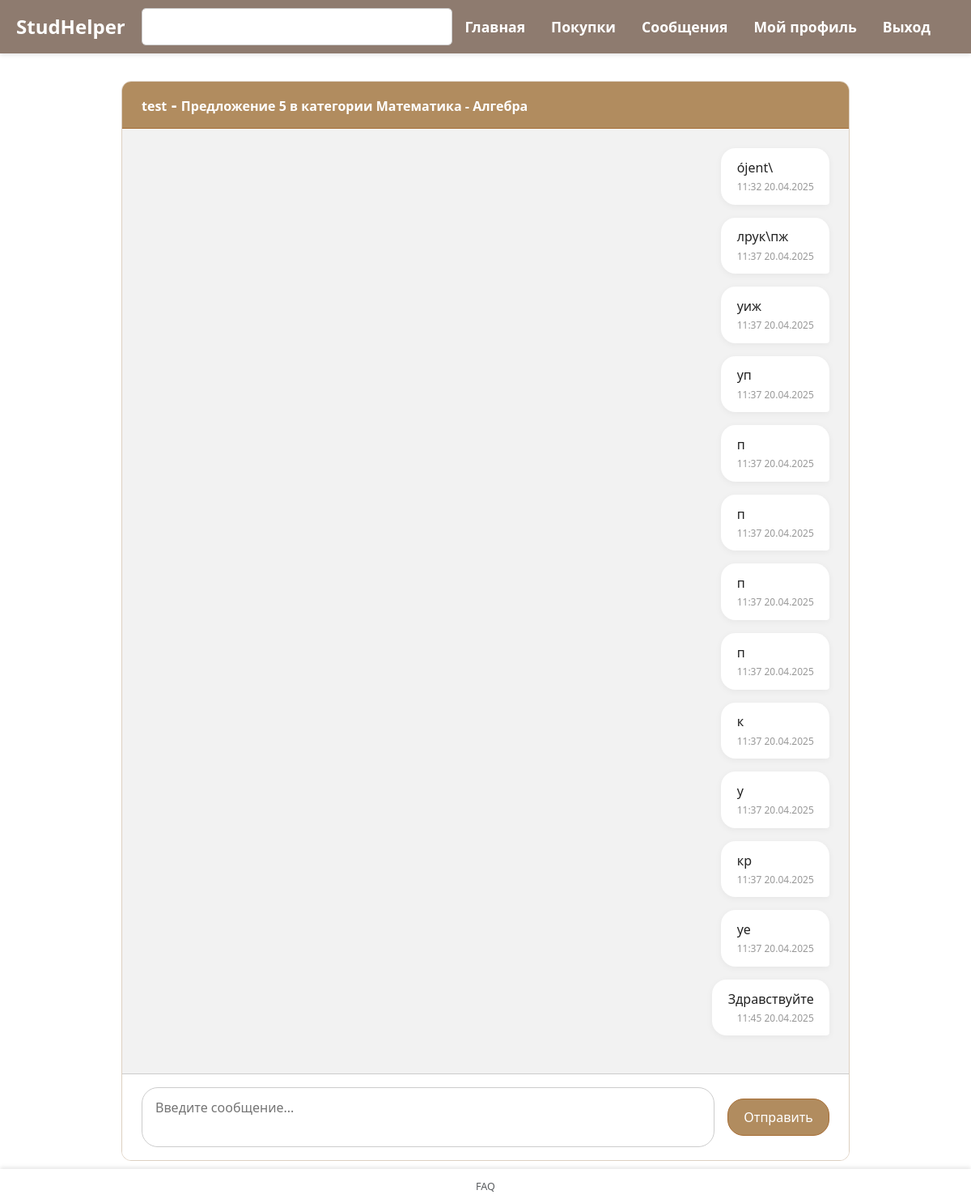
The app's page /message/2/5 (signed in) with its own data.
### app.py (models this page shows)
class User(db.Model, UserMixin):
    id = db.Column(db.Integer, primary_key=True)
    username = db.Column(db.String(150), unique=True, nullable=False)
    password = db.Column(db.String(150), nullable=False)
    offers = db.relationship('Offer', backref='seller', lazy=True)  # связь с предложениями

class Offer(db.Model):
    id = db.Column(db.Integer, primary_key=True)
    title = db.Column(db.String(200), nullable=False)
    description = db.Column(db.Text, nullable=False)
    price = db.Column(db.Float, nullable=False)
    subcategory_id = db.Column(db.Integer, db.ForeignKey('subcategory.id'), nullable=False)
    seller_id = db.Column(db.Integer, db.ForeignKey('user.id'), nullable=False)

class Message(db.Model):
    id = db.Column(db.Integer, primary_key=True)
    sender_id = db.Column(db.Integer, db.ForeignKey('user.id'), nullable=False)
    receiver_id = db.Column(db.Integer, db.ForeignKey('user.id'), nullable=False)
    text = db.Column(db.Text, nullable=False)
    timestamp = db.Column(db.DateTime, server_default=db.func.now())
    offer_id = db.Column(db.Integer, db.ForeignKey('offer.id'), nullable=False)  # Связь с предложением
    sender = db.relationship('User', foreign_keys=[sender_id], backref='sent_messages')
    receiver = db.relationship('User', foreign_keys=[receiver_id], backref='received_messages')
    offer = db.relationship('Offer', backref='messages')

### app.py (the view, shortened to what this page needs)
@app.route('/message/<int:receiver_id>/<int:offer_id>', methods=['GET', 'POST'])
def message(receiver_id, offer_id):
    if not current_user.is_authenticated:
        return redirect(url_for('login'))
    sender_id = current_user.id
    if sender_id == receiver_id:
        return redirect(url_for('profile'))
    receiver = User.query.get_or_404(receiver_id)
    offer = Offer.query.get_or_404(offer_id)
    messages = Message.query.filter(
        ((Message.sender_id == sender_id) & (Message.receiver_id == receiver_id) & (Message.offer_id == offer_id)) |
        ((Message.sender_id == receiver_id) & (Message.receiver_id == sender_id) & (Message.offer_id == offer_id))
    ).order_by(Message.timestamp).all()
    return render_template('message.html', messages=messages, receiver=receiver, offer=offer)

### app.py (called while the page is built)
@login_manager.user_loader
def load_user(user_id):
    return User.query.get(int(user_id))

### templates/message.html (shortened to what this page needs)
{% extends 'base.html' %}
{% block content %}
<div class="chat-wrapper">
    <div class="chat-container">
        {% if offer %}
        <div class="chat-offer-header">
            <h4>
                <a href="{{ url_for('profile', user_id=receiver.id) }}" style="text-decoration: none; color: white;">{{ receiver.username }}</a> -
                <a href="{{ url_for('offer', offer_id=offer.id) }}"
                   style="text-decoration: none; color: white;">{{ offer.title }}</a></h4>
        </div>
        {% endif %}
        <div class="chat-body" id="chat-messages">
            {% for msg in messages %}
                <div class="message-bubble {% if msg.sender.id == current_user.id %}outgoing{% else %}incoming{% endif %}">
                    {{ msg.text }}
                    <div class="timestamp">{{ msg.timestamp.strftime('%H:%M %d.%m.%Y') }}</div>
                </div>
            {% endfor %}
        </div>
        <form method="POST" id="message-form" class="message-form">
            <div class="message-form-inner">
                <textarea id="message-text" name="text" rows="2" placeholder="Введите сообщение..." required></textarea>
                <button type="submit" class="btn btn-primary">Отправить</button>
            </div>
        </form>
    </div>
</div>
{% endblock %}

### static/style.css (style rules this page uses)
body { display: flex; flex-direction: column; min-height: 100vh; margin: 0; }
a { color: inherit; text-decoration: none; }
.btn-primary { background-color: #b18c5f; border-color: #a66c33; color: white; }

### templates/base.html (style rules this page uses)
body { margin: 0; padding: 0; min-height: 100vh; }

### templates/message.html (style rules this page uses)
.chat-wrapper { height: calc(100vh - 130px); display: flex; justify-content: center; align-items: stretch; }
.chat-container { display: flex; flex-direction: column; border-radius: 12px; overflow: hidden; background-color: white; border: 1px solid #ddd0c1; width: 100%; max-width: 900px; height: 100%; }
.chat-offer-header { background-color: #b18c5f; color: white; padding: 1rem 1.5rem; border-bottom: 1px solid #a66c33; flex-shrink: 0; }
.chat-offer-header h4 { margin: 0; font-size: 1.3rem; font-weight: bold; }
.chat-offer-header a { color: white; font-weight: bold; text-decoration: underline; font-size: 1rem; }
.chat-body { flex: 1 1 auto; overflow-y: auto; padding: 1.5rem; display: flex; flex-direction: column; gap: 1rem; background-color: #f2f2f2; }
.message-bubble { max-width: 70%; padding: 0.8rem 1.2rem; border-radius: 18px; background-color: #ffffff; color: #222; font-size: 1rem; box-shadow: 0 2px 8px rgba(0,0,0,0.05); line-height: 1.4; }
.message-bubble.outgoing { align-self: flex-end; border-bottom-right-radius: 4px; }
.timestamp { font-size: 0.75rem; color: #999; margin-top: 0.3rem; text-align: right; }
.message-form { flex-shrink: 0; padding: 1rem 1.5rem; border-top: 1px solid #ccc; background-color: #ffffff; }
.message-form-inner { display: flex; gap: 1rem; align-items: center; }
.message-form textarea { flex: 1; border: 1px solid #ccc; border-radius: 20px; padding: 0.75rem 1rem; font-size: 1rem; resize: none; box-sizing: border-box; }
.message-form button { padding: 0.6rem 1.2rem; border-radius: 20px; white-space: nowrap; }

### records on screen
User: username "test"
Offer: title "Предложение 5 в категории Математика - Алгебра"
Message: text "ójent\\", timestamp "11:32 20.04.2025"
Message: text "лрук\\пж", timestamp "11:37 20.04.2025"
Message: text "уиж", timestamp "11:37 20.04.2025"
Message: text "уп", timestamp "11:37 20.04.2025"
Message: text "п", timestamp "11:37 20.04.2025"
Message: text "п", timestamp "11:37 20.04.2025"
Message: text "п", timestamp "11:37 20.04.2025"
Message: text "п", timestamp "11:37 20.04.2025"
Message: text "к", timestamp "11:37 20.04.2025"
Message: text "у", timestamp "11:37 20.04.2025"
Message: text "кр", timestamp "11:37 20.04.2025"
Message: text "уе", timestamp "11:37 20.04.2025"
Message: text "Здравствуйте", timestamp "11:45 20.04.2025"
